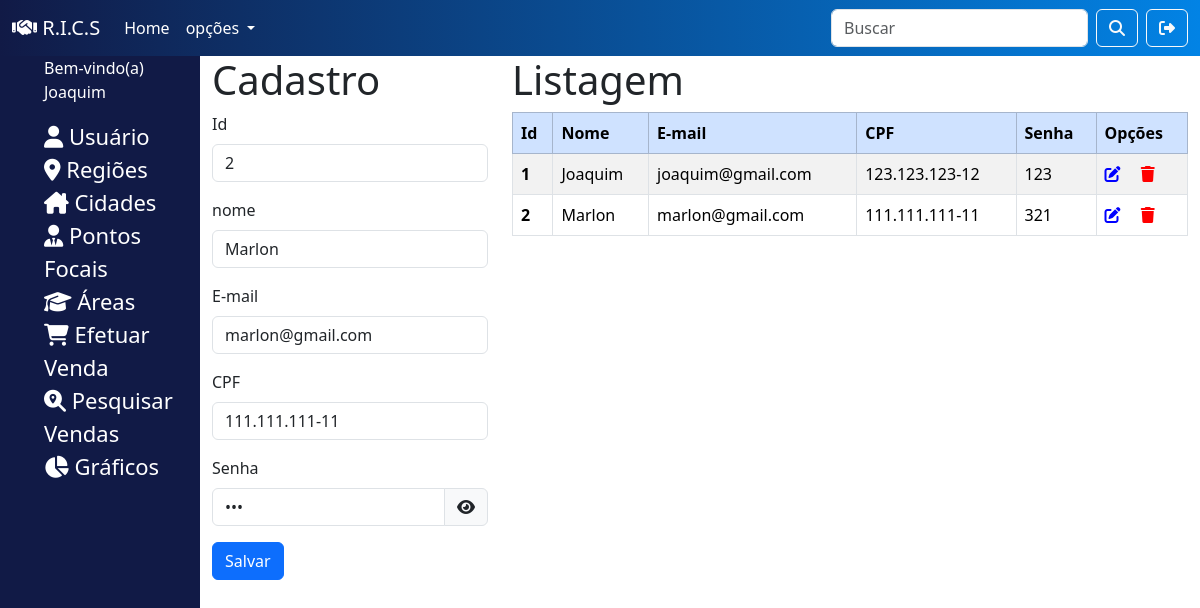
Page /sistema/principal.php?id=2 (signed in) on the committed database.
### tables this page shows
CREATE TABLE usuario(
    id INT PRIMARY KEY AUTO_INCREMENT NOT NULL,
    nome VARCHAR(45),
    cpf VARCHAR(15),
    email VARCHAR(45),
    senha VARCHAR(45)
);

### sistema/principal.php (the view, shortened to what this page needs)
<?php
  include './backend/conexao.php';
  include './recursos/cabecalho.php';
  $destino = "./backend/usuario/inserir.php";
  if(!empty($_GET['id'])){
    $id = $_GET['id'];
    $sql = "SELECT * FROM usuario WHERE id='$id' ";
    $dados = mysqli_query($conexao, $sql);
    $usuarios = mysqli_fetch_assoc($dados);
    $destino = "./backend/usuario/alterar.php";
  }
?>
<body>
<?php include './recursos/menuSuperior.php'; ?>
  <div class="container-fluid">
    <div class="row">
      <div class="col-2 menu">
        <?php include './recursos/menuLateral.php'; ?>
      </div>
      <div class="col-3">
        <h1> Cadastro </h1>
        <form action="<?= $destino ?>" method="post">
          <div class="mb-3">
            <label class="form-label"> Id </label>
            <input readonly name="id" type="text" value="<?php echo isset($usuarios) ? $usuarios['id']: "" ?>" class="form-control">
          </div>
          <div class="mb-3">
            <label class="form-label"> nome </label>
            <input name="nome" type="text" autofocus value="<?php echo isset($usuarios) ? $usuarios['nome']: "" ?>" class="form-control">
          </div>
          <div class="mb-3">
            <label class="form-label"> E-mail </label>
            <input name="email" type="email" value="<?php echo isset($usuarios) ? $usuarios['email']: "" ?>" class="form-control">
          </div>
          <div class="mb-3">
            <label class="form-label"> CPF </label>
            <input name="cpf" type="text" value="<?php echo isset($usuarios) ? $usuarios['cpf']: "" ?>" class="form-control cpf">
          </div>
          <div class="mb-3">
            <label class="form-label">Senha</label>
            <div class="input-group">
              <input name="senha" type="password" value="<?php echo isset($usuarios) ? $usuarios['senha']: "" ?>" class="form-control" id="senha" autocomplete="new-password">
              <span onclick="visualizar()" style="cursor: pointer;" class="input-group-text">
                <i id="olho" class="fa-solid fa-eye"></i>
               </span>
            </div>
          </div>
          <button type="submit" class="btn btn-primary"> Salvar </button>
        </form>
      </div>
      <div class="col-7">
        <h1> Listagem </h1>
        <table id="tabela" class="table table-striped table-bordered" >
          <thead class="table-primary">
            <tr>
              <th scope="col">Id</th>
              <th scope="col">Nome</th>
              <th scope="col">E-mail</th>
              <th scope="col"> CPF </th>
              <th scope="col">Senha</th>
              <th scope="col">Opções</th>
            </tr>
          </thead>
          <tbody>
          <?php
            $sql = "SELECT * FROM usuario";
            $dados = mysqli_query($conexao, $sql);
            while($coluna = mysqli_fetch_assoc($dados)){
          ?>
            <tr>
              <th scope="row"> <?php echo $coluna['id'] ?></th>
              <td> <?php echo $coluna['nome'] ?> </td>
              <td> <?php echo $coluna['email'] ?> </td>
              <td> <?php echo $coluna['cpf'] ?> </td>
              <td> <?php echo $coluna['senha'] ?> </td>
              <td>
                <a href="./principal.php?id=<?= $coluna['id'] ?>"> <i class="fa-solid fa-pen-to-square me-3" style="color: blue;"></i></a>
                <a href="<?php echo "./backend/usuario/excluir.php?id=".$coluna['id'] ?>" onclick="return confirm('Deseja realmente excluir?')"><i class="fa-solid fa-trash" style="color: #ff0000;"></i> </a>
              </td>
            </tr>
          <?php }  ?>
          </tbody>
        </table>
      </div>
    </div>
  </div>
</body>
</html>

### sistema/estilo.css (style rules this page uses)
.menu { background-color: rgb(17, 26, 70); height: 100vh; list-style: none; }

### rows in the picture
usuario: id "2", nome "Marlon", email "marlon@gmail.com", cpf "111.111.111-11", senha "321"
usuario: id "1", nome "Joaquim", email "joaquim@gmail.com", cpf "123.123.123-12", senha "123"

### other values in the picture
$_SESSION['usuario'] "Joaquim"
